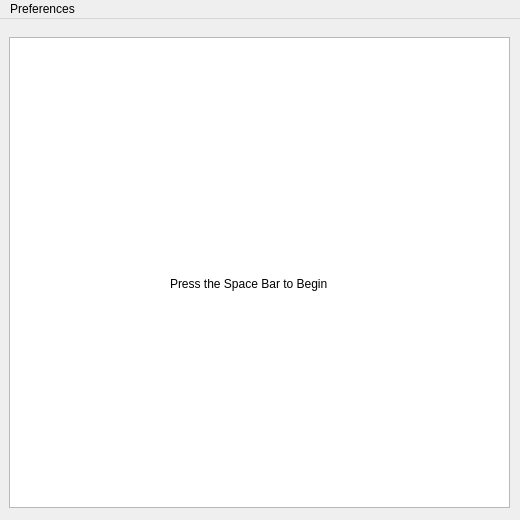
<?xml version="1.0" encoding="UTF-8"?>
<ui version="4.0">
 <class>MainWindow</class>
 <widget class="QMainWindow" name="MainWindow">
  <property name="geometry">
   <rect>
    <x>0</x>
    <y>0</y>
    <width>520</width>
    <height>520</height>
   </rect>
  </property>
  <property name="maximumSize">
   <size>
    <width>745</width>
    <height>700</height>
   </size>
  </property>
  <property name="windowTitle">
   <string>FlappyBird</string>
  </property>
  <property name="windowOpacity">
   <double>1.000000000000000</double>
  </property>
  <widget class="QWidget" name="centralWidget">
   <property name="cursor">
    <cursorShape>CrossCursor</cursorShape>
   </property>
   <widget class="QGraphicsView" name="graphicsView">
    <property name="geometry">
     <rect>
      <x>9</x>
      <y>18</y>
      <width>501</width>
      <height>471</height>
     </rect>
    </property>
    <property name="sizePolicy">
     <sizepolicy hsizetype="Maximum" vsizetype="Maximum">
      <horstretch>0</horstretch>
      <verstretch>0</verstretch>
     </sizepolicy>
    </property>
    <property name="maximumSize">
     <size>
      <width>727</width>
      <height>690</height>
     </size>
    </property>
    <property name="cursor" stdset="0">
     <cursorShape>CrossCursor</cursorShape>
    </property>
    <property name="mouseTracking">
     <bool>false</bool>
    </property>
    <property name="focusPolicy">
     <enum>Qt::StrongFocus</enum>
    </property>
    <property name="acceptDrops">
     <bool>false</bool>
    </property>
    <property name="frameShadow">
     <enum>QFrame::Raised</enum>
    </property>
    <property name="verticalScrollBarPolicy">
     <enum>Qt::ScrollBarAlwaysOff</enum>
    </property>
    <property name="horizontalScrollBarPolicy">
     <enum>Qt::ScrollBarAlwaysOff</enum>
    </property>
    <property name="sizeAdjustPolicy">
     <enum>QAbstractScrollArea::AdjustToContents</enum>
    </property>
    <property name="viewportUpdateMode">
     <enum>QGraphicsView::FullViewportUpdate</enum>
    </property>
   </widget>
   <widget class="QLabel" name="label">
    <property name="geometry">
     <rect>
      <x>170</x>
      <y>230</y>
      <width>191</width>
      <height>71</height>
     </rect>
    </property>
    <property name="text">
     <string>Press the Space Bar to Begin</string>
    </property>
    <property name="textFormat">
     <enum>Qt::RichText</enum>
    </property>
   </widget>
  </widget>
  <widget class="QMenuBar" name="menuBar">
   <property name="geometry">
    <rect>
     <x>0</x>
     <y>0</y>
     <width>520</width>
     <height>22</height>
    </rect>
   </property>
   <widget class="QMenu" name="menuPreferences">
    <property name="title">
     <string>Preferences</string>
    </property>
    <widget class="QMenu" name="menuDifficulty">
     <property name="title">
      <string>Difficulty</string>
     </property>
     <addaction name="actionEasy_2"/>
     <addaction name="actionMedium_2"/>
     <addaction name="actionHard_2"/>
    </widget>
    <widget class="QMenu" name="menuSound">
     <property name="title">
      <string>Sound</string>
     </property>
     <addaction name="actionMusic_2"/>
     <addaction name="actionEffects_2"/>
    </widget>
    <addaction name="menuDifficulty"/>
    <addaction name="menuSound"/>
   </widget>
   <addaction name="menuPreferences"/>
  </widget>
  <action name="actionDifficulty">
   <property name="text">
    <string>Difficulty</string>
   </property>
  </action>
  <action name="actionEasy">
   <property name="text">
    <string>Easy</string>
   </property>
  </action>
  <action name="actionMedium">
   <property name="text">
    <string>Medium</string>
   </property>
  </action>
  <action name="actionHard">
   <property name="text">
    <string>Hard</string>
   </property>
  </action>
  <action name="actionMusic">
   <property name="text">
    <string>Music</string>
   </property>
  </action>
  <action name="actionEffects">
   <property name="text">
    <string>Effects</string>
   </property>
  </action>
  <action name="actionEasy_2">
   <property name="text">
    <string>Easy</string>
   </property>
  </action>
  <action name="actionMedium_2">
   <property name="text">
    <string>Medium</string>
   </property>
  </action>
  <action name="actionHard_2">
   <property name="text">
    <string>Hard</string>
   </property>
  </action>
  <action name="actionMusic_2">
   <property name="text">
    <string>Music</string>
   </property>
  </action>
  <action name="actionEffects_2">
   <property name="text">
    <string>Effects</string>
   </property>
  </action>
 </widget>
 <layoutdefault spacing="6" margin="11"/>
 <resources/>
 <connections/>
</ui>
